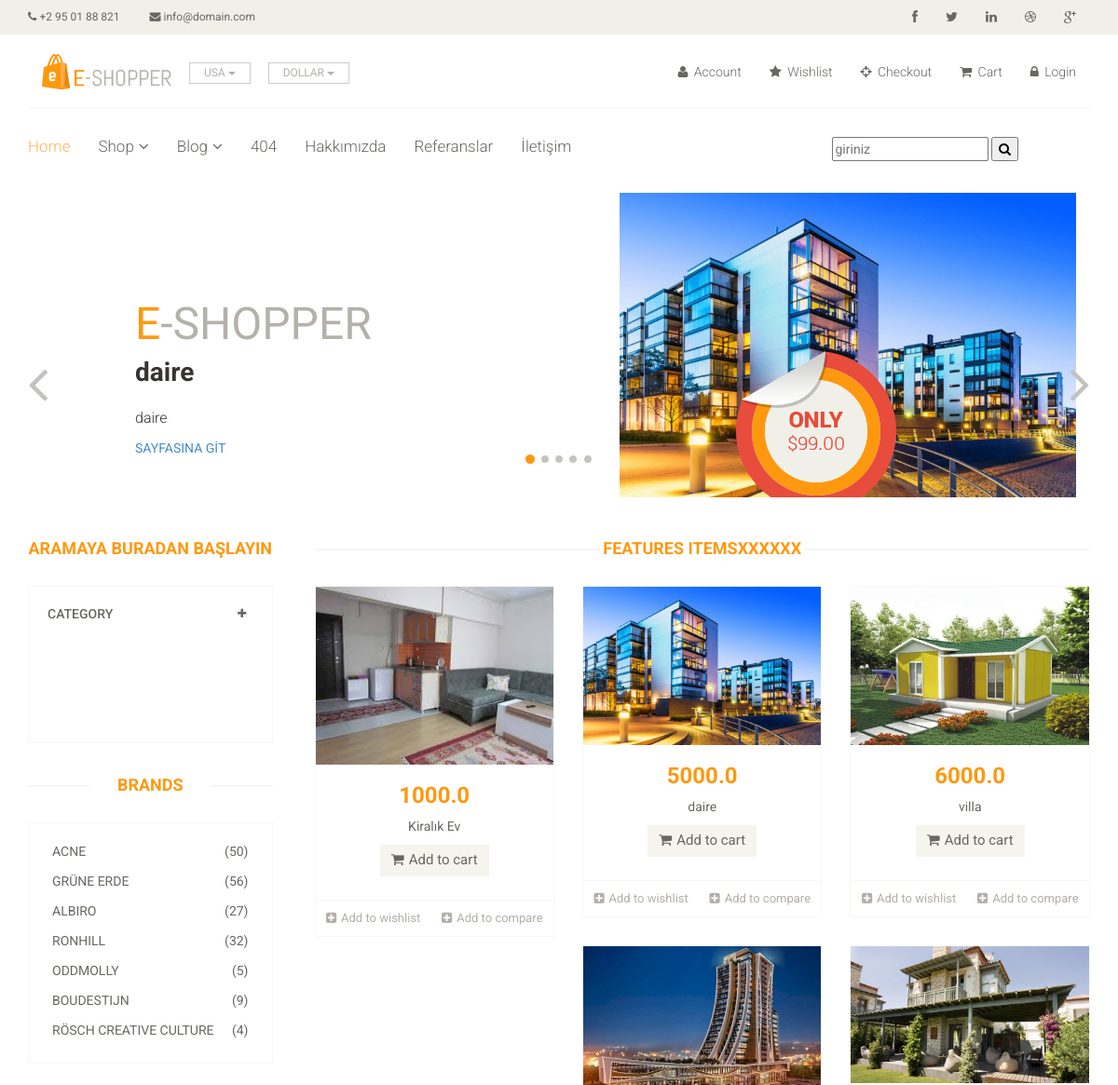
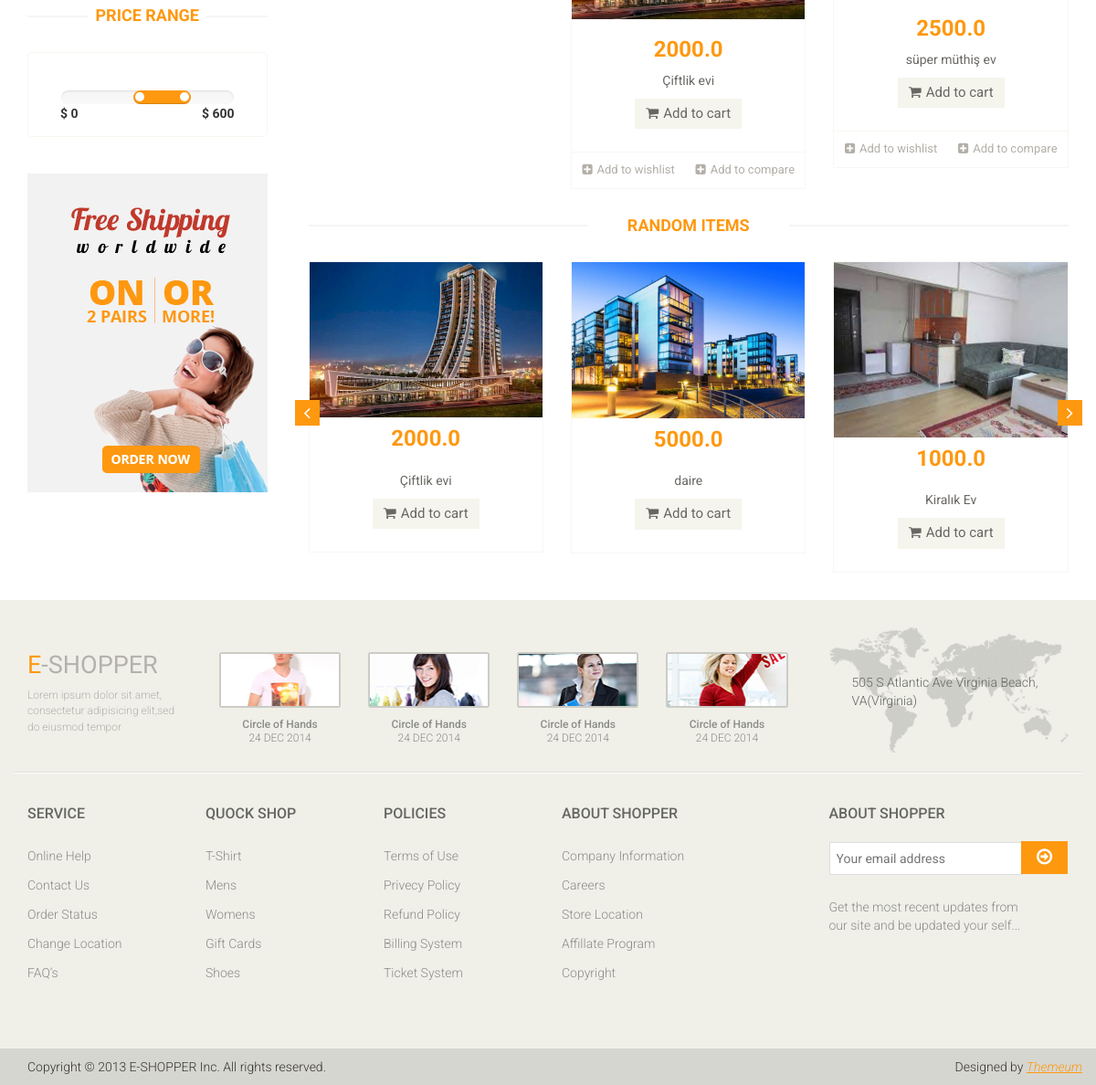
The page /home on the database its author committed (2 pictures, top to bottom).
### product/models.py (models this page shows, shortened)
class Product(models.Model):
    STATUS = (
        ('True', 'Evet'),
        ('False', 'Hayır'),
    )
    category = models.ForeignKey(Category, on_delete=models.CASCADE)
    title = models.CharField(max_length=150)
    keywords = models.CharField(max_length=255)
    description = models.CharField(max_length=255)
    image = models.ImageField(blank=True, upload_to='images/')
    price = models.FloatField()
    detail = RichTextUploadingField()
    slug = models.SlugField(blank=True,max_length=150)
    status = models.CharField(max_length=10, choices=STATUS)
    create_at = models.DateTimeField(auto_now_add=True)
    update_at = models.DateTimeField(auto_now=True)
    def image_tag(self):
        return mark_safe('<img src="{}" height="50"/>'.format(self.image.url))
    image_tag.short_description = 'Image'

### home/views.py (the view)
# urls.py: path('', views.index, name='index'),
def index(request):
    setting = Setting.objects.get(pk=1)
    sliderdata = Product.objects.all()[:10]
    category=Category.objects.all()
    dayproducts = Product.objects.all()[:7]
    lastproducts = Product.objects.all().order_by('-id')[:7]
    randomproducts = Product.objects.all().order_by('?')[:3]
    context = {'setting': setting,
               'page': 'home',
               'sliderdata':sliderdata,
               'sliderone':sliderdata[1].id,
               'category':category,
               'dayproducts': dayproducts,
               'lastproducts': lastproducts,
               'randomproducts': randomproducts
               }
    return render(request, 'index.html', context)

### home/templates/index.html (shortened to what this page needs)
{% extends "homebase.html" %}
{% block slider %}
           {% include "slider.html" %}
{% endblock %}
{% block maincontent %}
           {% include "maincontent.html" %}
{% endblock %}

### home/templates/slider.html (shortened to what this page needs)
{% load static %}
<section id="slider">
		<div class="container">
			<div class="row">
				<div class="col-sm-12">
					<div id="slider-carousel" class="carousel slide" data-ride="carousel">
						<ol class="carousel-indicators">
							<li data-target="#slider-carousel" data-slide-to="0" class="active"></li>
							<li data-target="#slider-carousel" data-slide-to="1"></li>
							<li data-target="#slider-carousel" data-slide-to="2"></li>
							<li data-target="#slider-carousel" data-slide-to="3"></li>
							<li data-target="#slider-carousel" data-slide-to="4"></li>
						</ol>
						<div class="carousel-inner">
							{% for rs in sliderdata %}
							{% if rs.id == sliderone %}
							<div class="item active">
								<div class="col-sm-6">
									<h1><span>E</span>-SHOPPER</h1>
									<h2>{{ rs.title }}</h2>
									<p> {{rs.description}} </p>
									<a href="/product/{{rs.id}}/{{rs.slug}}">SAYFASINA GİT</a>
								</div>
								<div class="col-sm-6">
									<img src="{{ rs.image.url }}" class="girl img-responsive" alt="" />
									<img src="{% static 'images/home/pricing.png'%}"  class="pricing" alt="" />
								</div>
							</div>
							{%endif%}
						{% endfor %}
						</div>
						<a href="#slider-carousel" class="left control-carousel hidden-xs" data-slide="prev">
							<i class="fa fa-angle-left"></i>
						</a>
						<a href="#slider-carousel" class="right control-carousel hidden-xs" data-slide="next">
							<i class="fa fa-angle-right"></i>
						</a>
					</div>
				</div>
			</div>
		</div>
	</section>

### home/templates/maincontent.html (shortened to what this page needs)
{% load static %}
<section>
		<div class="container">
			<div class="row">
				<div class="col-sm-3">
					<div class="left-sidebar">
						<h2>Aramaya Buradan Başlayın</h2>
						<div class="panel-group category-products" id="accordian">
							<div class="panel panel-default">
								<div class="panel-heading">
									<h4 class="panel-title">
										<a data-toggle="collapse" data-parent="#accordian" href="#sportswear">
											<span class="badge pull-right"><i class="fa fa-plus"></i></span>
											Category
										</a>
									</h4>
								</div>
										{% load mptt_tags %}
							</div>
							<div class="panel panel-default">
								<div class="panel-heading">
								</div>
							</div>
							<div class="panel panel-default">
								<div class="panel-heading">
								</div>
							</div>
							<div class="panel panel-default">
								<div class="panel-heading">
								</div>
							</div>
							<div class="panel panel-default">
								<div class="panel-heading">
								</div>
							</div>
							<div class="panel panel-default">
								<div class="panel-heading">
								</div>
							</div>
							<div class="panel panel-default">
								<div class="panel-heading">
								</div>
							</div>
							<div class="panel panel-default">
								<div class="panel-heading">
								</div>
							</div>
						</div>
						<div class="brands_products">
							<h2>Brands</h2>
							<div class="brands-name">
								<ul class="nav nav-pills nav-stacked">
									<li><a href="#"> <span class="pull-right">(50)</span>Acne</a></li>
									<li><a href="#"> <span class="pull-right">(56)</span>Grüne Erde</a></li>
									<li><a href="#"> <span class="pull-right">(27)</span>Albiro</a></li>
									<li><a href="#"> <span class="pull-right">(32)</span>Ronhill</a></li>
									<li><a href="#"> <span class="pull-right">(5)</span>Oddmolly</a></li>
									<li><a href="#"> <span class="pull-right">(9)</span>Boudestijn</a></li>
									<li><a href="#"> <span class="pull-right">(4)</span>Rösch creative culture</a></li>
								</ul>
							</div>
						</div>
						<div class="price-range">
							<h2>Price Range</h2>
							<div class="well text-center">
								 <input type="text" class="span2" value="" data-slider-min="0" data-slider-max="600" data-slider-step="5" data-slider-value="[250,450]" id="sl2" ><br />
								 <b class="pull-left">$ 0</b> <b class="pull-right">$ 600</b>
							</div>
						</div>
						<div class="shipping text-center">
							<img src="{% static 'images/home/shipping.jpg'%}" alt="" />
						</div>
					</div>
				</div>
				<div class="col-sm-9 padding-right">
					<div class="features_items">
						<h2 class="title text-center">Features ItemsXXXXXX</h2>
						{% for rs in dayproducts %}
						<div class="col-sm-4">
							<div class="product-image-wrapper">
								<div class="single-products">
										<div class="productinfo text-center">
											<img src="{{rs.image.url}}" alt="" />
											<h2>{{rs.price}}</h2>
											<p>{{rs.title}}</p>
											<a href="/product/{{rs.id}}/{{rs.slug}}" class="btn btn-default add-to-cart"><i class="fa fa-shopping-cart"></i>Add to cart</a>
										</div>
										<div class="product-overlay">
											<div class="overlay-content">
											</div>
										</div>
								</div>
								<div class="choose">
									<ul class="nav nav-pills nav-justified">
										<li><a href="#"><i class="fa fa-plus-square"></i>Add to wishlist</a></li>
										<li><a href="#"><i class="fa fa-plus-square"></i>Add to compare</a></li>
									</ul>
								</div>
							</div>
						</div>
						{% endfor %}
					</div>
					<div class="recommended_items">
						<h2 class="title text-center">RANDOM items</h2>
						<div id="recommended-item-carousel" class="carousel slide" data-ride="carousel">
							<div class="carousel-inner">
								<div class="item active">
									{% for rs in randomproducts %}
									<div class="col-sm-4">
										<div class="product-image-wrapper">
											<div class="single-products">
												<div class="productinfo text-center">
													<img src="{{rs.image.url}}" alt="" />
													<h2>{{rs.price}}</h2>
													<p>{{rs.title}}</p>
													<a href="/product/{{rs.id}}/{{rs.slug}}" class="btn btn-default add-to-cart"><i class="fa fa-shopping-cart"></i>Add to cart</a>
												</div>
											</div>
										</div>
									</div>
									{% endfor %}
								</div>
							</div>
							 <a class="left recommended-item-control" href="#recommended-item-carousel" data-slide="prev">
								<i class="fa fa-angle-left"></i>
							  </a>
							  <a class="right recommended-item-control" href="#recommended-item-carousel" data-slide="next">
								<i class="fa fa-angle-right"></i>
							  </a>
						</div>
					</div>
				</div>
			</div>
		</div>
	</section>

### rows shown on the page
Product: title "daire", description "daire", image (picture), price "5000.0"
Product: image (picture), price "1000.0", title "Kiralık Ev"
Product: image (picture), price "6000.0", title "villa"
Product: image (picture), price "2000.0", title "Çiftlik evi"
Product: image (picture), price "2500.0", title "süper müthiş ev"
